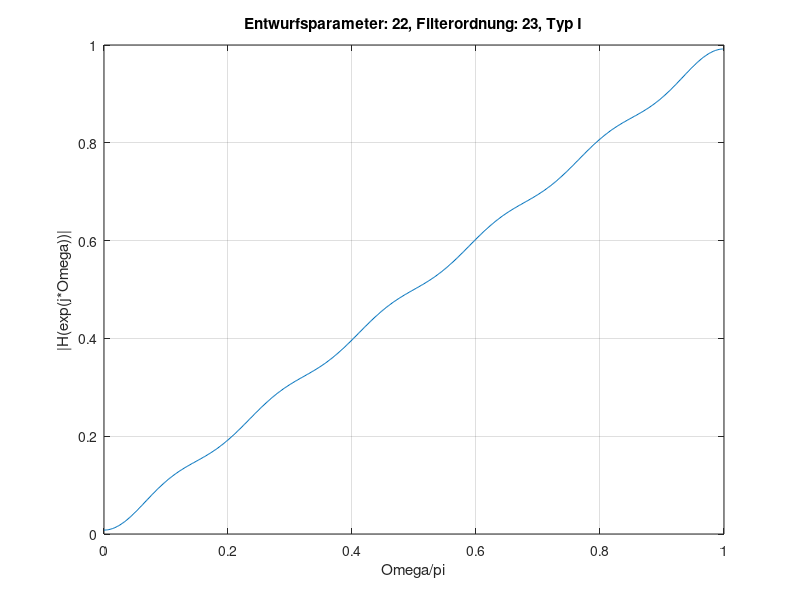
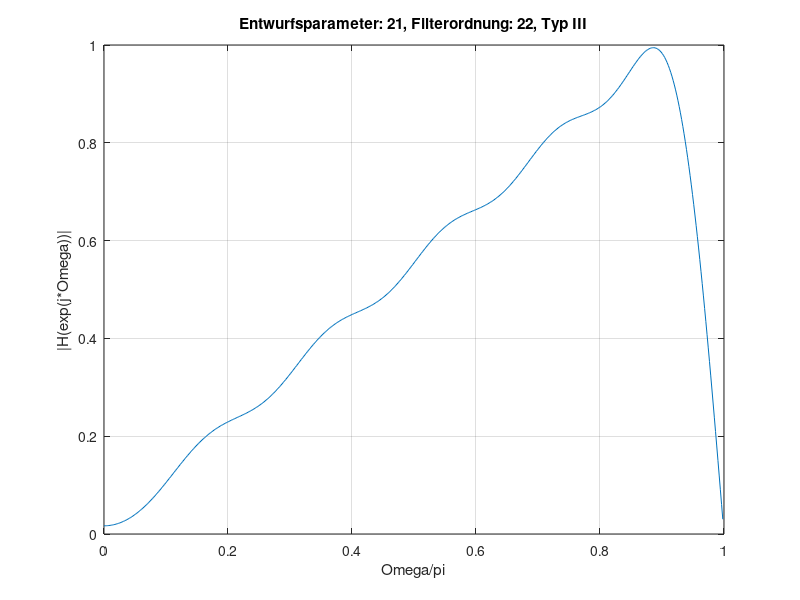
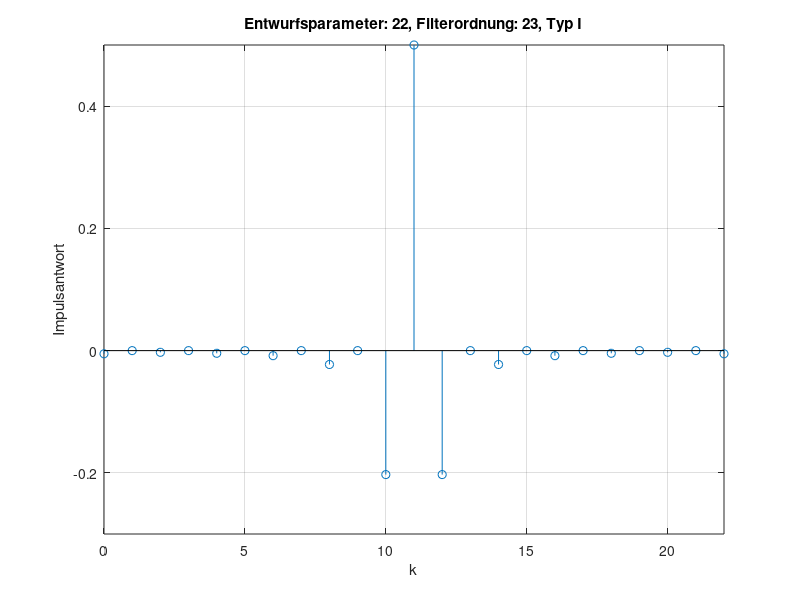
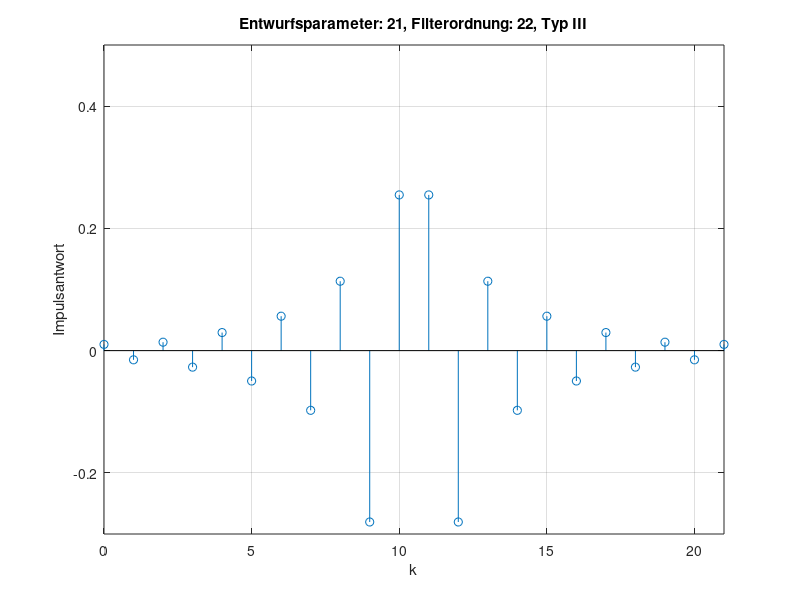

Recreate these plots in MATLAB, in order.
% ##############################################################################
% ##  Loesung:  Entwurf eines Differenzieres (Remez-Verfahren)                ##
% ##                                                                          ##
% ##  Die funktion remez() wurde durch die in Matlab7 verwendete Funktion     ##
% ##  firpm() ersetzt!                                                        ##
% ##                                                                          ##
% ##############################################################################

% #####  Teilaufgabe a: Differenzierer entwerfen  ##############################
f = [0 1];          % Frequenzen der Sperr- und Durchlassbereiche
m = [0 1];          % Impulsantwort
b1 = firpm(22,f,m);

f = [0 0.9]; 
m = [0 1];   
b2 = firpm(21,f,m);

[H1,W1] = freqz(b1,1,512); 
[H2,W2] = freqz(b2,1,512); 

% # grafise Ausgabe # %
figure; 
plot(W1/pi,abs(H1) ); 
grid; 
xlabel('Omega/pi');
ylabel('|H(exp(j*Omega))|'); 
title('Entwurfsparameter: 22, Filterordnung: 23, Typ I');

figure; 
plot(W2/pi,abs(H2) ); 
grid; 
xlabel('Omega/pi');
ylabel('|H(exp(j*Omega))|'); 
title('Entwurfsparameter: 21, Filterordnung: 22, Typ III');

figure; 
stem(0:22, b1); 
axis([0 22 -0.3 0.5]);       
grid; 
xlabel('k');
ylabel('Impulsantwort');     
title('Entwurfsparameter: 22, Filterordnung: 23, Typ I');

figure; 
stem(0:length(b2)-1, b2); 
axis([0 length(b2)-1 -0.3 0.5]);
grid; 
xlabel('k');
ylabel('Impulsantwort');     
title('Entwurfsparameter: 21, Filterordnung: 22, Typ III');

% #####  Teilaufgabe b: Uebertragungsfunktion vergleichen  #####################
f = [0 1];   
m = [0 1];   
b2 = firpm(21,f,m,'d');

f = [0 0.9]; 
m = [0 1];   
b1 = firpm(22,f,m,'d');

[H1,W] = freqz(b1,1,512); 
H2 = freqz(b2,1,512); 

figure; 
plot(W1/pi,abs(H1) ); 
grid; 
xlabel('Omega/pi');
ylabel('|H_D(exp(j*Omega))|'); 
title('Filterordnung: 22, Typ II');

figure;
plot(W2/pi,abs(H2));  
grid; 
xlabel('Omega/pi');
ylabel('|H_D(exp(j*Omega))|');
title('Filterordnung: 21, Typ IV');

figure; 
stem(0:22, b1);
axis([0 22 -0.4 0.5]);      
grid; 
xlabel('k');
ylabel('Impulsantwort');       
title('Filterordnung: 22, Typ II');

figure;
stem(0:21, b2);
axis([0 21 -0.4 0.5]);    
grid;
xlabel('k');
ylabel('Impulsantwort');
title('Filterordnung: 21, Typ IV');
% #####  EOF  #####
